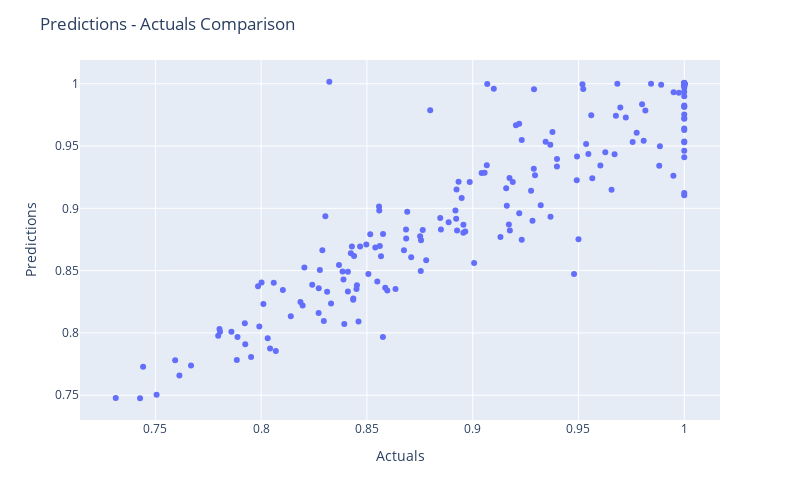

Notebook code cell kept with this figure:
### Code cell
fig = px.scatter(res_ann, x="Actuals", y="Predictions")

fig.update_layout(
    autosize=False,
    width=800,
    height=500,
    title_text="Predictions - Actuals Comparison",
)

fig.show()

### Figure 1 — Plotly figure (JSON) as saved in the notebook; plotly's stock layout.template omitted (floating-point values rounded to 4 significant figures; data arrays with more than 128 entries replaced by an {"elided": "..."} marker saying what was removed)
{"data": [{"hovertemplate": "Actuals=%{x}<br>Predictions=%{y}<extra></extra>", "legendgroup": "", "marker": {"color": "#636efa", "symbol": "circle"}, "mode": "markers", "name": "", "orientation": "v", "showlegend": false, "type": "scatter", "x": {"elided": "200 float values"}, "xaxis": "x", "y": {"elided": "200 float values"}, "yaxis": "y"}], "layout": {"autosize": false, "height": 500, "legend": {"tracegroupgap": 0}, "margin": {"t": 60}, "title": {"text": "Predictions - Actuals Comparison"}, "width": 800, "xaxis": {"anchor": "y", "autorange": true, "domain": [0, 1], "range": [0.7144, 1.017], "title": {"text": "Actuals"}, "type": "linear"}, "yaxis": {"anchor": "x", "autorange": true, "domain": [0, 1], "range": [0.7301, 1.019], "title": {"text": "Predictions"}, "type": "linear"}}}
